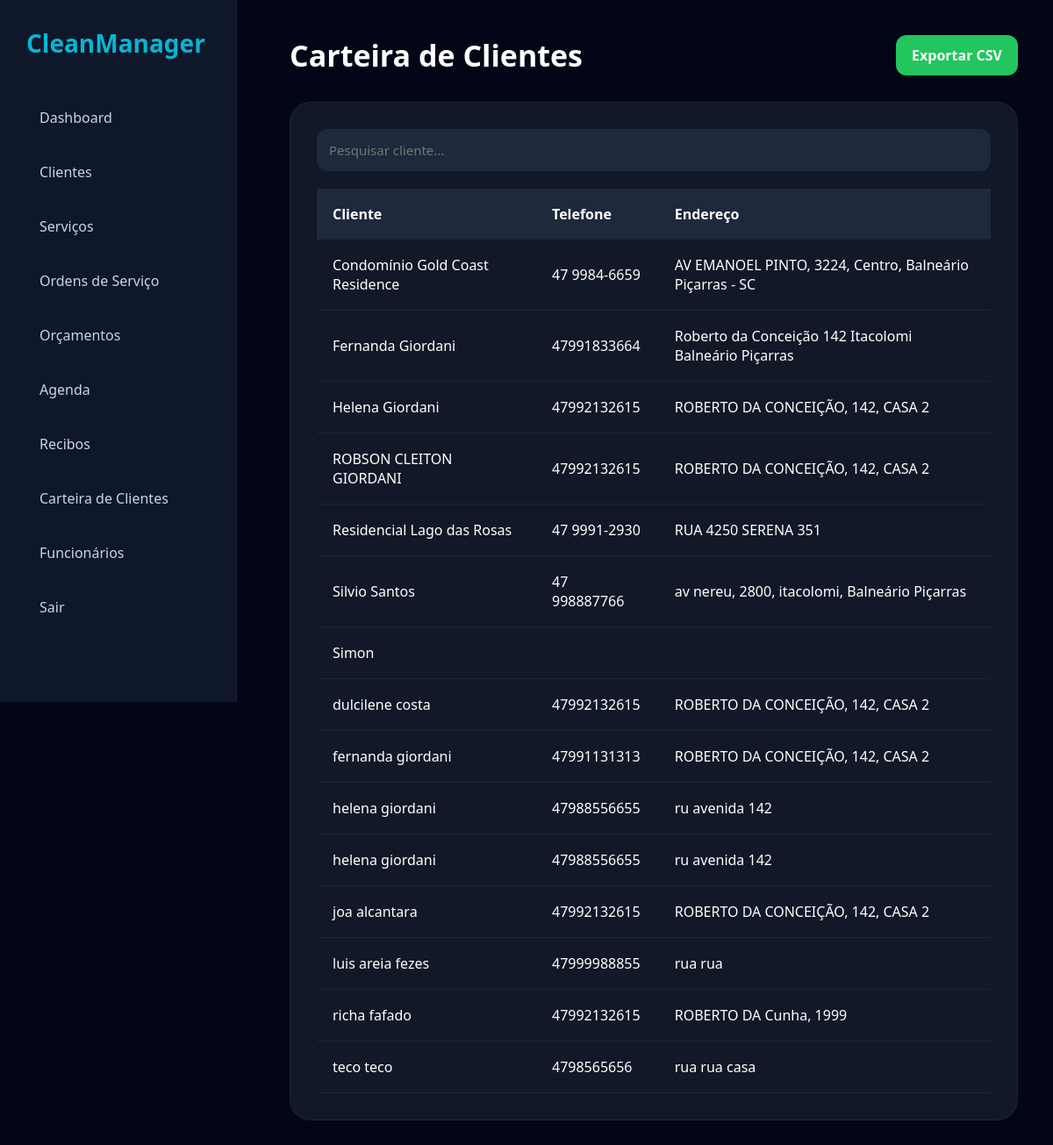
The app's page /admin/carteira-clientes.php (signed in) with its own data.
### tables this page shows
CREATE TABLE clientes (

    id INTEGER PRIMARY KEY AUTOINCREMENT,

    nome TEXT,
    telefone TEXT,
    endereco TEXT,
    observacoes TEXT

, cpf_cnpj TEXT, cidade TEXT, tipo_servico TEXT, origem TEXT);

### admin/carteira-clientes.php (the view, shortened to what this page needs)
<?php
$db = new SQLite3(
__DIR__ . '/../database/cleanmanager.db'
);
$result = $db->query(
"SELECT * FROM clientes ORDER BY nome ASC"
);
?>
<!DOCTYPE html>
<html lang="pt-br">
<head>
<link rel="stylesheet"
href="../assets/css/dashboard.css">
</head>
<body>
<?php include '../includes/sidebar.php'; ?>
<div class="content">
<div class="topbar">
<h1>Carteira de Clientes</h1>
<a
href="exportar-clientes.php"
class="export-btn">
Exportar CSV
</a>
</div>
<div class="card">
<input
type="text"
id="searchInput"
placeholder="Pesquisar cliente..."
class="search-input">
<div class="table-container">
<table id="clientesTable">
<tr>
<th>Cliente</th>
<th>Telefone</th>
<th>Endereço</th>
</tr>
<?php while($cliente = $result->fetchArray()) { ?>
<tr>
<td>
<?= $cliente['nome']; ?>
</td>
<td>
<?= $cliente['telefone']; ?>
</td>
<td>
<?= $cliente['endereco']; ?>
</td>
</tr>
<?php } ?>
</table>
</div>
</div>
</div>
</body>
</html>

### assets/css/dashboard.css (style rules this page uses)
* { margin: 0; padding: 0; box-sizing: border-box; font-family: "Segoe UI", sans-serif; }
body { background: #020617; color: white; }
.content { margin-left: 290px; padding: 40px; }
.topbar { display: flex; justify-content: space-between; align-items: center; margin-bottom: 30px; }
.topbar h1 { font-size: 34px; }
.card { background: #111827; padding: 30px; border-radius: 24px; margin-bottom: 25px; border: 1px solid rgba(255, 255, 255, 0.05); }
input, select { width: 100%; padding: 16px; background: #1e293b; border: none; border-radius: 14px; color: white; margin-bottom: 18px; font-size: 15px; }
.table-container { overflow-x: auto; }
table { width: 100%; border-collapse: collapse; min-width: 700px; }
table th { text-align: left; padding: 18px; background: #1e293b; }
table td { padding: 18px; border-bottom: 1px solid rgba(255, 255, 255, 0.05); }
.export-btn { background: #22c55e; color: white; padding: 12px 18px; border-radius: 12px; text-decoration: none; font-weight: 600; }
.search-input { width: 100%; padding: 14px; border-radius: 12px; border: none; margin-bottom: 20px; background: #1e293b; color: white; }

### records on screen
clientes: nome "Condomínio Gold Coast Residence", telefone "47 9984-6659", endereco "AV EMANOEL PINTO, 3224, Centro, Balneário Piçarras - SC"
clientes: nome "Fernanda Giordani", telefone "47991833664", endereco "Roberto da Conceição 142 Itacolomi Balneário Piçarras"
clientes: nome "Helena Giordani", telefone "47992132615", endereco "ROBERTO DA CONCEIÇÃO, 142, CASA 2"
clientes: nome "ROBSON CLEITON GIORDANI", telefone "47992132615", endereco "ROBERTO DA CONCEIÇÃO, 142, CASA 2"
clientes: nome "Residencial Lago das Rosas", telefone "47 9991-2930", endereco "RUA 4250 SERENA 351"
clientes: nome "Silvio Santos", telefone "47 998887766", endereco "av nereu, 2800, itacolomi, Balneário Piçarras"
clientes: nome "Simon"
clientes: nome "dulcilene costa", telefone "47992132615", endereco "ROBERTO DA CONCEIÇÃO, 142, CASA 2"
clientes: nome "fernanda giordani", telefone "47991131313", endereco "ROBERTO DA CONCEIÇÃO, 142, CASA 2"
clientes: nome "helena giordani", telefone "47988556655", endereco "ru avenida 142"
clientes: nome "helena giordani", telefone "47988556655", endereco "ru avenida 142"
clientes: nome "joa alcantara", telefone "47992132615", endereco "ROBERTO DA CONCEIÇÃO, 142, CASA 2"
clientes: nome "luis areia fezes", telefone "47999988855", endereco "rua rua"
clientes: nome "richa fafado", telefone "47992132615", endereco "ROBERTO DA Cunha, 1999"
clientes: nome "teco teco", telefone "4798565656", endereco "rua rua casa"
